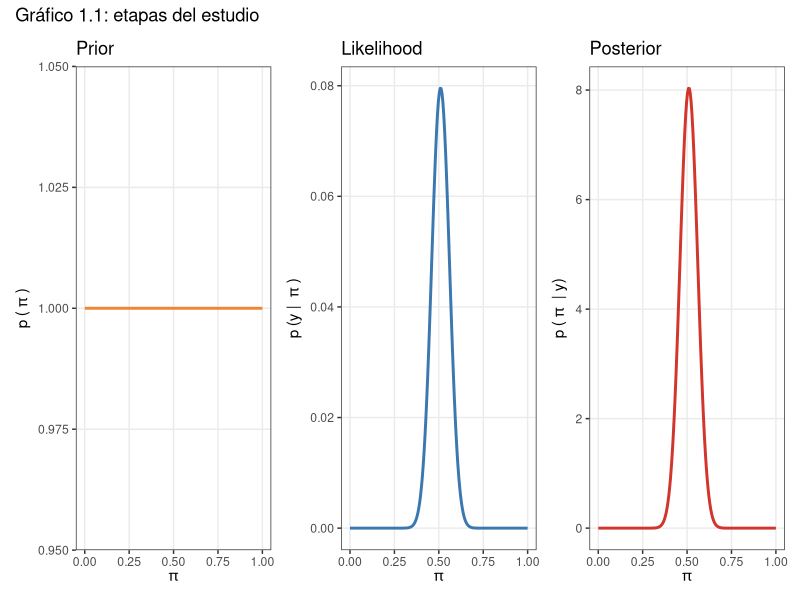
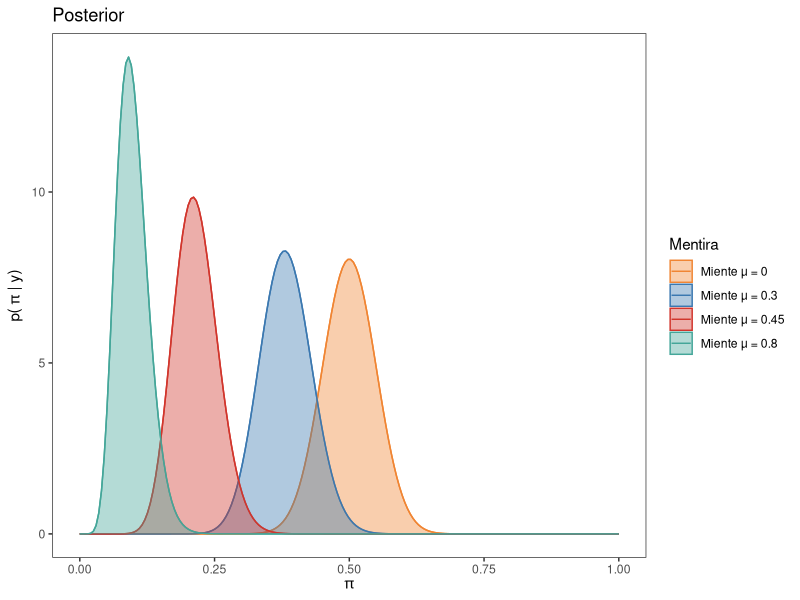
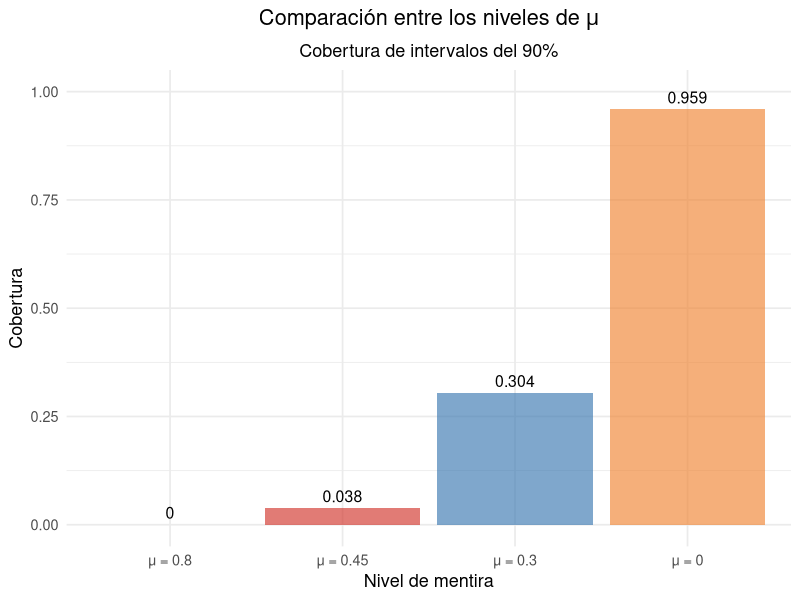
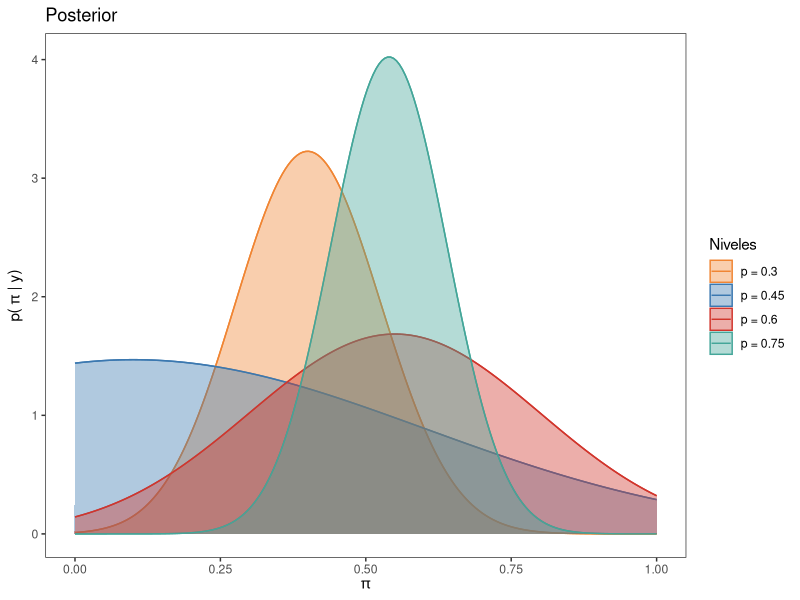
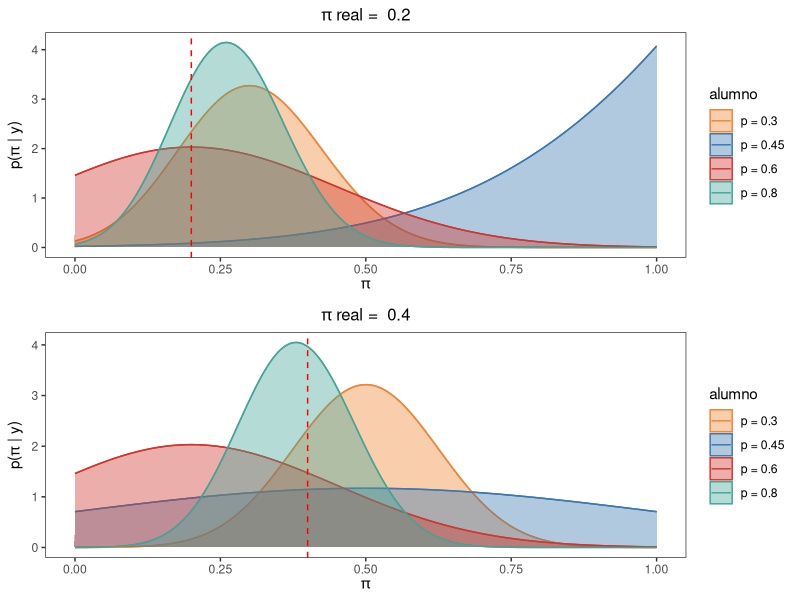
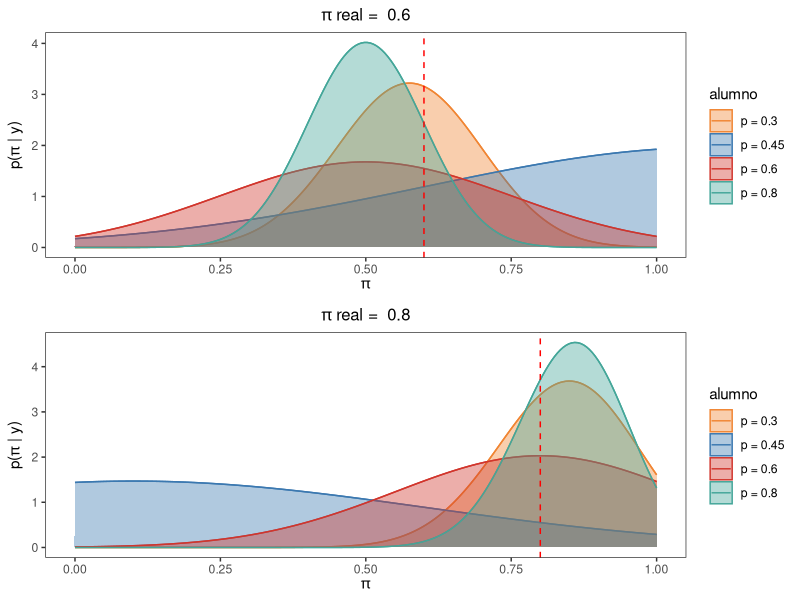
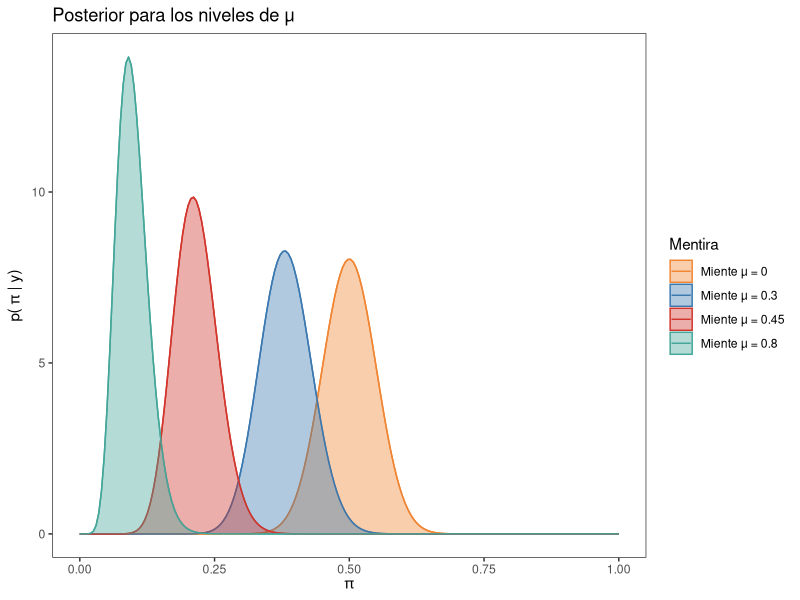
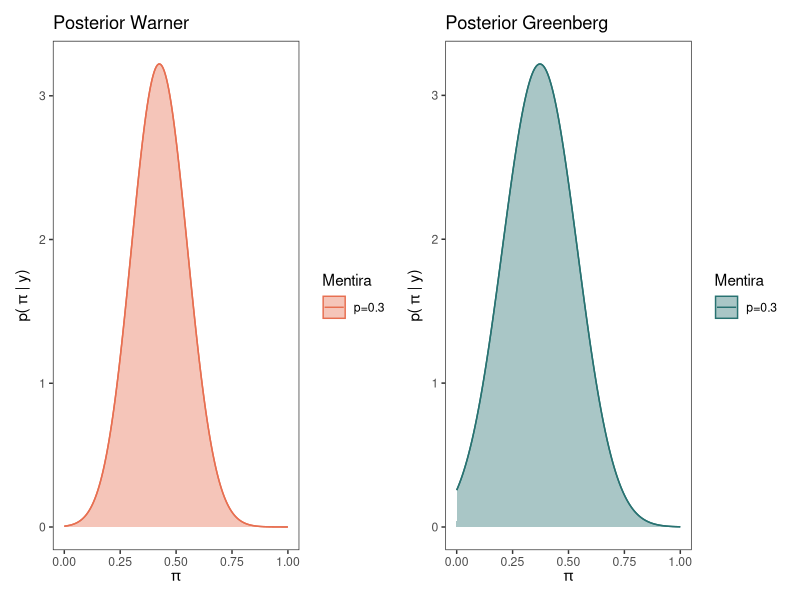

Here is the R script that generated these plots, in order:
## ---- chunk 1
library(sampling)
library(tidyverse)
library(patchwork)
library(ggplot2)
library(patchwork)
library(tibble)
library(cowplot)

# Semilla para control de repeticiones
set.seed(1998)

# Poblacion de tamaño N = 1000 para muestras de tamaño n = 100
N <- 1000
apuesta <- c(rep(1, 400), rep(0, 600))

# Data frame de la poblacion
poblacion <- data.frame(estudiante = seq(1:N), apuesta = sample(apuesta) )

## ---- chunk 2

colores <- c("#f08533", "#3b78b0", "#d1352c" , "#44A699")
pi_grid <- seq(0, 1, length.out = 200)

# Obtener prior
prior <- dbeta(pi_grid, 1, 1)


# Graficar prior
plt_prior <- data.frame(x = pi_grid, y = prior) |>
  ggplot() +
  geom_line(aes(x = x, y = y), color = colores[1], linewidth = 1) +
  ggtitle("Prior") +
  labs(
    x = expression(pi),
    y = expression(p ~ "(" ~ pi ~ ")")
  ) +
  theme_bw() +
  theme(panel.grid.minor = element_blank())

## ---- chunk 3
# Creaciones de las muestra de tamaño n = 100

muestra <- data.frame(apuesta = sample(poblacion$apuesta, 100, replace = T))

n <- length(muestra$apuesta)
apuestan <- sum(muestra)

# n = 100
# apuestan = 40
# Calcular verosimilitud para cada valor de "pi"
likelihood <- dbinom(apuestan, n, pi_grid)

# Graficar verosimilitud
plt_likelihood <- data.frame(x = pi_grid, y = likelihood) |>
  ggplot() +
  geom_line(aes(x = x, y = y), color = colores[2], linewidth = 1) +
  ggtitle("Likelihood") +
  labs(
    x = expression(pi),
    y = expression(p ~ "(y | " ~ pi ~ ")")
  ) +
  theme_bw() +
  theme(panel.grid.minor = element_blank())

## ---- chunk 4
# Obtener posterior
posterior <- dbeta(pi_grid, 1 + apuestan, 1 + n - apuestan)

# Graficar posterior
plt_posterior <- data.frame(x = pi_grid, y = posterior) |>
  ggplot() +
  geom_line(aes(x = x, y = y), color = colores[3], linewidth = 1) +
  labs(
    x = expression(pi),
    y = expression(p ~ "(" ~ pi ~ " | y)")
  ) +
  ggtitle("Posterior") +
  theme_bw() +
  theme(panel.grid.minor = element_blank())

# Concatenar graficos
combined_plot <- (plt_prior | plt_likelihood | plt_posterior) +
  plot_annotation(
    title = "Gráfico 1.1: etapas del estudio"
  )

# Mostrar en pantalla
print(combined_plot)
## ---- chunk 5
set.seed(1998)

#Muestra base para los 6 procedimientos
apuesta_b <- sample(poblacion$apuesta, n, replace = T)



#Procedimiento sin mentira, con mentira de nivel mu (bajo, medio ,alto)
muestra_mu <- function(mu, a_prior, b_prior, apuesta_b){
  muestras <- list()
  post_m <- list()
  
  for(i in 1:length(mu)) {
    muestra <- data.frame(apuesta =  ifelse(apuesta_b == 1 ,ifelse(runif(sum(apuesta_b)) < mu[i], 0 ,1),0))
    muestras[[length(muestras) + 1]] <- muestra$apuesta
    post_m[[length(post_m) + 1]] <- dbeta(pi_grid, a_prior + sum(muestra$apuesta), b_prior + n - sum(muestra$apuesta) )
  }
  return(post_m)
}

#Guardo la lista que devuelve la función para poder graficar
post_mu <- muestra_mu(c(0, 0.3, 0.45, 0.8), 1, 1, apuesta_b)

# Crear un data.frame
datos <- data.frame(
  p = rep(pi_grid, times = 4),
  posterior = c(post_mu[[1]], post_mu[[2]], post_mu[[3]], post_mu[[4]]),
  Mentira = rep(c("Miente μ = 0","Miente μ = 0.3", "Miente μ = 0.45", "Miente μ = 0.8"), each = 200))

# Crear el grafico con ggplot2 con los siguientes mapeos
ggplot(datos, aes(x = p, y = posterior, color = Mentira)) +
  geom_line() +
  geom_area(aes(fill = Mentira), alpha = 0.4, position = "identity") +
  ggtitle("Posterior") +
  scale_color_manual(values = colores) +
  scale_fill_manual(values = colores) +
  labs(x = expression(pi), y = expression("p(" ~ pi ~ "| y)")) +
  theme_bw() +
  theme(
    panel.grid.major = element_blank(),
    panel.grid.minor = element_blank(),
  )

## ---- chunk 6
set.seed(1998)

int_m_0 <- matrix(NA, nrow = 1000, ncol = 2)
int_m_1 <- matrix(NA, nrow = 1000, ncol = 2)
int_m_2 <- matrix(NA, nrow = 1000, ncol = 2)
int_m_3 <- matrix(NA, nrow = 1000, ncol = 2)

for (i in 1:1000) {
  ma_0 <- data.frame(alumno = 1:n, apuesta = sample(poblacion$apuesta, 100, replace = T))
  
  apuesta_1 <- sample(poblacion$apuesta, 100, replace = T)
  
  ma_1 <- data.frame(alumno = 1:n, apuesta =  ifelse(apuesta_1 == 1 ,ifelse(runif(sum(apuesta_1)) < 0.3, 0 ,1),0))
  
  apuesta_2 <- sample(poblacion$apuesta, 100, replace = T)
  
  ma_2 <- data.frame(alumno = 1:n, apuesta =  ifelse(apuesta_2 == 1 ,ifelse(runif(sum(apuesta_2)) < 0.45, 0 ,1),0))
  
  apuesta_3 <- sample(poblacion$apuesta, 100, replace = T)
  
  ma_3 <- data.frame(alumno = 1:n, apuesta =  ifelse(apuesta_3 == 1 ,ifelse(runif(sum(apuesta_3)) < 0.8, 0 ,1),0))
  
  int_m_0[i, ] <- qbeta(c(0.025, 0.975), 1 + sum(ma_0$apuesta), 1 + n - sum(ma_0$apuesta))
  int_m_1[i, ] <- qbeta(c(0.025, 0.975), 1 + sum(ma_1$apuesta), 1 + n - sum(ma_1$apuesta))
  int_m_2[i, ] <- qbeta(c(0.025, 0.975), 1 + sum(ma_2$apuesta), 1 + n - sum(ma_2$apuesta))
  int_m_3[i, ] <- qbeta(c(0.025, 0.975), 1 + sum(ma_3$apuesta), 1 + n - sum(ma_3$apuesta))
}

# Ver cuántos intervalos cubren el valor 0.4
cubre_0 <- (int_m_0[,1] <= 0.4) & (int_m_0[,2] >= 0.4)
cubre_1 <- (int_m_1[,1] <= 0.4) & (int_m_1[,2] >= 0.4)
cubre_2 <- (int_m_2[,1] <= 0.4) & (int_m_2[,2] >= 0.4)
cubre_3 <- (int_m_3[,1] <= 0.4) & (int_m_3[,2] >= 0.4)

# Proporción de intervalos que lo cubren
Niv_mentira <- tibble(
  Método = c("μ = 0", "μ = 0.3", "μ = 0.45", "μ = 0.8"),
  Cobertura = c(mean(cubre_0), mean(cubre_1), mean(cubre_2), mean(cubre_3))
  )

ggplot(Niv_mentira, aes(x = reorder(Método, Cobertura), y = Cobertura)) +
  geom_col(fill = colores, alpha = 0.65) +
  geom_text(aes(label = round(Cobertura, 3)), vjust = -0.5, size = 4) +
  labs(
    title = expression("Comparación entre los niveles de " * mu),
    subtitle = "Cobertura de intervalos del 90%",
    x = "Nivel de mentira",
    y = "Cobertura"
  ) +
  ylim(0, 1) +
  theme_minimal(base_size = 13) +
  theme(
    plot.title = element_text(hjust = 0.5),
    plot.subtitle = element_text(hjust = 0.5)
  )



## ---- chunk 7
set.seed(1998)

#método warner
#Definimos una función para evaluar distintos caso de p con un prior uniforme
muestra_war <- function(p, apuesta_b){
  # Hacemos función para lambda_w
  lambda_w <- function(p, pi_a = 0.4){return(pi_a*p + (1-p)*(1-pi_a))}
  
  # Lista para guardar los resultados
  resultados_w <- list()
  
  #lista para guardar posterior warner
  posterior_w <- list()
  
  y <- numeric(4)
  for (i in 1:length(p)) {
    # Generar la pregunta con p unos y el resto ceros
    pregunta <- sample(c(rep(1, (p[i]*100)), rep(0, n - (p[i]*100))), n, replace = TRUE)
    
    # Generar la respuesta según la lógica dada
    respuesta <- ifelse(pregunta == 0, ifelse(apuesta_b == 1, 0, 1), apuesta_b)
    
    # Crear el tibble para este p y agregarlo a la lista
    resultados_w[[length(resultados_w) + 1]] <- tibble(muestra_base = apuesta_b,
                                                       pregunta = pregunta,
                                                       respuesta = respuesta,
                                                       p_valor = p[i])
    
    #convierto a data frame
    datos_w <- as.data.frame(resultados_w[[i]])
    
    # Hacer el posterior exacto a partir de la muestra
    y[i] <- sum(datos_w$respuesta)
    # Establecemos el numerador donde lambda toma valores para p y posibles val de pi
    num_w <- (lambda_w(p[i], pi_grid) ^ y[i])*((1-lambda_w(p[i], pi_grid)) ^ (n - y[i]))* (1 - 2 * p[i])
    
    # paso 5: denominador que salio de consulta
    denom_w <- (pbeta(1 - p[i], y[i] + 1, n - y[i] + 1) * beta(y[i] + 1, n - y[i] + 1)) - (pbeta(p[i] ,y[i] +1,n-y[i] +1)*beta(y[i] +1, n-y[i] +1))
    
    # paso 6: posterior
    posterior_w[[length(posterior_w) + 1]] <- num_w / denom_w
    
  }
  return(posterior_w)
}
posterior_w <- muestra_war(c(0.3, 0.45, 0.6, 0.75), apuesta_b)

# Crear un data.frame
datos <- data.frame(
  p = rep(pi_grid, times = 4),
  posterior = c(posterior_w[[1]], posterior_w[[2]], posterior_w[[3]], posterior_w[[4]]),
  Niveles = rep(c("p = 0.3","p = 0.45", "p = 0.6", "p = 0.75"), each = 200))

# Crear el grafico con ggplot2 con los siguientes mapeos
ggplot(datos, aes(x = p, y = posterior, color = Niveles)) +
  geom_line() +
  geom_area(aes(fill = Niveles), alpha = 0.4, position = "identity") +
  ggtitle("Posterior") +
  scale_color_manual(values = colores) +
  scale_fill_manual(values = colores) +
  labs(x = expression(pi), y = expression("p(" ~ pi ~ "| y)")) +
  theme_bw() +
  theme(
    panel.grid.major = element_blank(),
    panel.grid.minor = element_blank(),
  )



## ---- chunk 8
set.seed(2198)

# Poblacion de tamaño N = 1000 para muestras de tamaño n = 100
N <- 1000

# paso 1: establecemos los diferentes p
p <- c(0.3, 0.45, 0.6, 0.75)

# paso 2: hacemos función para lambda 
lambda <- function(p, pi_a = 0.4){
return(pi_a*p + (1-p)*(1-pi_a))
}

graficos_post <- list()

# Establece tamano muestra
n <- 100

# Establece las diferentes posiciones
pos <- c(30, 45, 60, 80)

pi_pos <- c(200, 400, 600, 800)

pi_line <- c(0.2, 0.4, 0.6, 0.8)
line <- 0

for (j in pi_pos) {
  line <- line + 1
  apuesta_pi <- c(rep(1, j), rep(0, N - j))
  # Data frame de la poblacion
  poblacion_pi <- data.frame(estudiante = seq(1:N), apuesta = sample(apuesta_pi) )

  # Establece la muestra base que parte desde la poblacion
  muestra_base_pi <- sample(poblacion_pi$apuesta, n, replace = TRUE)

  # Lista para guardar los resultados
  resultados <- list()

  for (i in pos) {
    # Generar la pregunta con p unos y el resto ceros
    apuesta <- c(rep(1, i), rep(0, n - i))
    pregunta <- sample(apuesta, n, replace = TRUE)
  
    # Generar la respuesta según la lógica dada
    respuesta <- ifelse(pregunta == 0, ifelse(muestra_base_pi == 1, 0, 1), muestra_base_pi)
  
    # Crear el tibble para este p
    df <- tibble(
    muestra_base = muestra_base_pi,
    pregunta = pregunta,
    respuesta = respuesta,
    p_valor = i
    )
  
    # Agregarlo a la lista
    resultados[[length(resultados) + 1]] <- df
  }

  # Unir todos los data frames
  tabla_final <- bind_rows(resultados)

  # Ver resultado
  #print(tabla_final)

  # Ver las respuestas para diferente posiciones
  y_p <- tabla_final %>% 
    group_by(p_valor) %>% 
   summarise(sum(respuesta))

  # Cambia el tipo de variable de las respuestas para que tome las pbeta y beta
  y <- c(as.numeric(y_p[1,2]),
        as.numeric(y_p[2,2]),
        as.numeric(y_p[3,2]),
        as.numeric(y_p[4,2]))

  # Lista para el posterior
  post_7 <- list()
  post_n7 <- c("p = 0.3", "p = 0.45", "p = 0.6", "p = 0.8")

  # Hacer el posterior a partir de la muestra
  for (i in 1:4) {
    # paso 4: establecemos un numerador donde lambda toma valores para p y posibles val de pi
    num_6 <- (lambda(p[i],pi_grid)^y[i])*((1-lambda(p[i],pi_grid))^(n-y[i]))* (1-2*p[i])
  
    # paso 5: denominador que salio de consulta
    denom_6 <- (pbeta(1 - p[i],y[i]+1,n-y[i]+1)*beta(y[i]+1,n-y[i]+1)) - (pbeta(p[i],y[i]+1,n-y[i]+1)*beta(y[i]+1,n-y[i]+1))
  
    # paso 6: posterior
    posterior_6 <- num_6 / denom_6
  
    post_7[[post_n7[i]]] <- posterior_6
  }

  # Crear un data.frame
  datos <- data.frame(
    p = rep(pi_grid, times = 4),
    posterior = c(post_7[[1]], post_7[[2]], post_7[[3]], post_7[[4]]),
    alumno = rep(c("p = 0.3","p = 0.45", "p = 0.6", "p = 0.8"), each = 200))

  # Crear el gráfico con ggplot2 con los siguientes mapeos
  titulo_grafico <- bquote(pi ~ "real = " ~ .(pi_line[line]))
  
  graficos_post[[line]] <- ggplot(datos, aes(x = p, y = posterior, color = alumno)) +
    geom_line() +
    geom_area(aes(fill = alumno), alpha = 0.4, position = "identity") +
    scale_color_manual(values = colores) +
    scale_fill_manual(values = colores) +
    labs(
      x = expression(pi),
      y = expression(paste("p(", pi, " | y)")),
      title = titulo_grafico
    ) +
    theme_bw() +
    theme(panel.grid = element_blank()) +
    geom_vline(xintercept = pi_line[line], linetype = "dashed", color = "red", size = 0.5) +
    theme(plot.title = element_text(hjust = 0.5, size = 12, face = "bold"))



}
## ---- chunk 9

# Concatenar graficos
# Cargar si no lo hiciste
library(gridExtra)

# Primer par
grid.arrange(graficos_post[[1]], graficos_post[[2]], nrow = 2)

# Segundo par
grid.arrange(graficos_post[[3]], graficos_post[[4]], nrow = 2)

## ---- chunk 10
#función del posterior para un prior no necesariamente uniforme

posterior_war <- function(pi, p, a, b){
  # Establecemos la función lambda del método warner
  lambda_W <- function(p, pi_a){return(pi_a*p + (1-p)*(1-pi_a))}
  # Simulamos una muestra de respuestas afirmativas con el parametro lambda_w
  y <- rbinom(1,100,lambda(p, pi))
  # Construimos el numerador del posterior aproximado
  num <- dbeta(pi_grid, a, b) * dbinom(y, 100, lambda(p, pi_grid))
  # Construimos el denominador del posterior aproximado
  delta <- diff(pi_grid)[1] 
  denom <- sum(num) * delta
  # Obtenemos el Posterior exacto
  posterior <- num / denom
  return(posterior)
}

## ---- chunk 11
# función del posterior para un prior no necesariamente uniforme con el método Greenberg

posterior_green <- function(pi, p, a, b, pi_b = 7/12){
  # Establecemos la función lambda con la probabilidad conocida pi_b = 7/12
  lambda_g <- function(p, pi_a){return(pi_a*p + pi_b*(1-p))}
  # Simulamos una muestra de respuestas afirmativas con el parametro lambda_g
  y <- rbinom(1,100,lambda_g(p, pi))
  # Construimos el numerador del posterior aproximado
  num <- dbeta(pi_grid, a, b) * dbinom(y, 100, lambda(p, pi_grid))
  # Construimos el denominador del posterior aproximado
  delta <- diff(pi_grid)[1] 
  denom <- sum(num) * delta
  # Obtenemos el Posterior exacto
  posterior <- num / denom
  return(posterior)
}

## ---- chunk 12
set.seed(1998)

#Muestra base para los 6 procedimientos
apuesta_b <- sample(poblacion$apuesta, n, replace = T)

#Procedimiento sin mentira, con mentira de nivel mu (bajo, medio ,alto)
#Guardo la lista que devuelve la función para poder graficar
post_mu <- muestra_mu(c(0, 0.3, 0.45, 0.8), 1, 1, apuesta_b)

  # Crear un data.frame
  datos <- data.frame(
    p = rep(pi_grid, times = 4),
    posterior = c(post_mu[[1]], post_mu[[2]], post_mu[[3]], post_mu[[4]]),
    Mentira = rep(c("Miente μ = 0","Miente μ = 0.3", "Miente μ = 0.45", "Miente μ = 0.8"), each = 200))
  
  # Crear el grafico con ggplot2 con los siguientes mapeos
  ggplot(datos, aes(x = p, y = posterior, color = Mentira)) +
    geom_line() +
    geom_area(aes(fill = Mentira), alpha = 0.4, position = "identity") +
    ggtitle("Posterior para los niveles de μ") +
    scale_color_manual(values = colores) +
    scale_fill_manual(values = colores) +
    labs(x = expression(pi), y = expression("p(" ~ pi ~ "| y)")) +
    theme_bw() +
    theme(
      panel.grid.major = element_blank(),
      panel.grid.minor = element_blank(),
    )

## ---- chunk 13
set.seed(2198)
#método warner
#Guardo la lista que devuelve la función para poder graficar
posterior_w <- muestra_war(0.3, apuesta_b)

  datos_warner <- data.frame(
    p = rep(pi_grid, times = length(posterior_w)),
    posterior = c(posterior_w[[1]]),
    Mentira = rep(c("p=0.3"), each = 200))
  
  # Crear el grafico con ggplot2 con los siguientes mapeos
  post_w <- ggplot(datos_warner, aes(x = p, y = posterior, color = Mentira)) +
    geom_line() +
    geom_area(aes(fill = Mentira), alpha = 0.4, position = "identity") +
    ggtitle("Posterior Warner") +
    scale_color_manual(values = "#E76F51") +
    scale_fill_manual(values = "#E76F51") +
    labs(x = expression(pi), y = expression("p(" ~ pi ~ "| y)")) +
    theme_bw() +
    theme(
      panel.grid.major = element_blank(),
      panel.grid.minor = element_blank(),
    )

#método Greenberg
#Definimos una función para evaluar distintos caso de p con un prior uniforme
muestra_green <- function(p, apuesta_b){
  # Hacemos función para lambda_w
  lambda_g <- function(p, pi_a = 0.4){return(pi_a*p + (7/12)*(1-p))}
  
  # Lista para guardar los resultados
  resultados_g <- list()
  
  #lista para guardar posterior warner
  posterior_g <- list()
  
  y <- numeric(4)
  for (i in 1:length(p)) {
    # Generar la pregunta con p unos y el resto ceros
    pregunta <- sample(c(rep(1, (p[i]*100)), rep(0, n - (p[i]*100))), n, replace = TRUE)
    
    # Generar la respuesta según la lógica dada
    respuesta <- ifelse(pregunta == 0, ifelse(apuesta_b == 1, 0, 1), apuesta_b)
    
    # Crear el tibble para este p y agregarlo a la lista
    resultados_g[[length(resultados_g) + 1]] <- tibble(muestra_base = apuesta_b,
                                                       pregunta = pregunta,
                                                       respuesta = respuesta,
                                                       p_valor = p[i])
    
    #convierto a data frame
    datos_g <- as.data.frame(resultados_g[[i]])
    
    # Hacer el posterior exacto a partir de la muestra
    y[i] <- sum(datos_g$respuesta)
    # Establecemos el numerador donde lambda toma valores para p y posibles val de pi
    num_g <- (lambda_g(p[i], pi_grid) ^ y[i])*((1-lambda_g(p[i], pi_grid)) ^ (n - y[i]))* (1 - 2 * p[i])
    
    # paso 5: denominador que salio de consulta
    denom_g <- (pbeta(1 - p[i], y[i] + 1, n - y[i] + 1) * beta(y[i] + 1, n - y[i] + 1)) - (pbeta(p[i] ,y[i] +1,n-y[i] +1)*beta(y[i] +1, n-y[i] +1))
    
    # paso 6: posterior
    posterior_g[[length(posterior_g) + 1]] <- num_g / denom_g
    
  }
  return(posterior_g)
}
#Guardo la lista que devuelve la función para poder graficar
posterior_g <- muestra_green(0.3, apuesta_b)

  datos_green <- data.frame(
    p = rep(pi_grid, times = length(posterior_g)),
    posterior = c(posterior_g[[1]]),
    Mentira = rep(c("p=0.3"), each = 200))
  
  # Crear el grafico con ggplot2 con los siguientes mapeos
  post_g <-ggplot(datos_green, aes(x = p, y = posterior, color = Mentira)) +
    geom_line() +
    geom_area(aes(fill = Mentira), alpha = 0.4, position = "identity") +
    ggtitle("Posterior Greenberg") +
    scale_color_manual(values = "#287271") +
    scale_fill_manual(values = "#287271") +
    labs(x = expression(pi), y = expression("p(" ~ pi ~ "| y)")) +
    theme_bw() +
    theme(
      panel.grid.major = element_blank(),
      panel.grid.minor = element_blank(),
    )
  
# Concatenar graficos
post_w | post_g
## ---- chunk 14
set.seed(1998)

#Muestra base para los 6 procedimientos con mil simulaciones

int_m_0 <- matrix(NA, nrow = 1000, ncol = 2)
int_m_1 <- matrix(NA, nrow = 1000, ncol = 2)
int_m_2 <- matrix(NA, nrow = 1000, ncol = 2)
int_m_3 <- matrix(NA, nrow = 1000, ncol = 2)
int_w <- matrix(NA, nrow = 1000, ncol = 2)
int_g <- matrix(NA, nrow = 1000, ncol = 2)


for (i in 1:1000) {
  apuesta_b <- sample(poblacion$apuesta, n, replace = T)
  
  #Procedimiento sin mentira, con mentira de nivel mu (bajo, medio ,alto)
  post_m <- muestra_mu(c(0, 0.3, 0.45, 0.8), 1, 1, apuesta_b) #devuelve una lista con cada posterior segun mu
  
  #Procedimiento del método Warner con p = 0.3
  posterior_w <- muestra_war(0.3, apuesta_b) #devuelve una lista con el posterior warner
  
  #método Greenberg
  posterior_g <- muestra_green(0.3, apuesta_b) #devuelve una lista con el posterior Greenberg
  
  # 1. Normalizamos:
  dens_m_0 <- post_m[[1]] / sum(post_m[[1]])
  dens_m_1 <- post_m[[2]] / sum(post_m[[2]])
  dens_m_2 <- post_m[[3]] / sum(post_m[[3]])
  dens_m_3 <- post_m[[4]] / sum(post_m[[4]])
  dens_w <- posterior_w[[1]] / sum(posterior_w[[1]])
  dens_g <- posterior_g[[1]] / sum(posterior_g[[1]])
  
  # 2. Calcula la función de distribución acumulada (CDF):
  cdf_m_0 <- cumsum(dens_m_0)
  cdf_m_1 <- cumsum(dens_m_1)
  cdf_m_2 <- cumsum(dens_m_2)
  cdf_m_3 <- cumsum(dens_m_3)
  cdf_w <- cumsum(dens_w)
  cdf_g <- cumsum(dens_g)
  

  # 3. intervalos del 90%
  int_m_0[i, ] <- c(pi_grid[which.min(abs(cdf_m_0 - 0.05))], pi_grid[which.min(abs(cdf_m_0 - 0.95))])
  int_m_1[i, ] <- c(pi_grid[which.min(abs(cdf_m_1 - 0.05))], pi_grid[which.min(abs(cdf_m_1 - 0.95))])
  int_m_2[i, ] <- c(pi_grid[which.min(abs(cdf_m_2 - 0.05))], pi_grid[which.min(abs(cdf_m_2 - 0.95))])
  int_m_3[i, ] <- c(pi_grid[which.min(abs(cdf_m_3 - 0.05))], pi_grid[which.min(abs(cdf_m_3 - 0.95))])
  
  int_w[i, ] <- c(pi_grid[which.min(abs(cdf_w - 0.05))], pi_grid[which.min(abs(cdf_w - 0.95))])
  int_g[i, ] <- c(pi_grid[which.min(abs(cdf_g - 0.05))], pi_grid[which.min(abs(cdf_g - 0.95))])
  
}

# Ver cuántos intervalos cubren el valor 0.4
cubre_0 <- (int_m_0[,1] <= 0.4) & (int_m_0[,2] >= 0.4)
cubre_1 <- (int_m_1[,1] <= 0.4) & (int_m_1[,2] >= 0.4)
cubre_2 <- (int_m_2[,1] <= 0.4) & (int_m_2[,2] >= 0.4)
cubre_3 <- (int_m_3[,1] <= 0.4) & (int_m_3[,2] >= 0.4)
cubre_w <- (int_w[,1] <= 0.4) & (int_w[,2] >= 0.4)
cubre_g <- (int_g[,1] <= 0.4) & (int_g[,2] >= 0.4)

# Proporción de intervalos que lo cubren
resultados <- tibble(
  Método = factor(
    c("μ = 0", "μ = 0.3", "μ = 0.45", "μ = 0.8", "Warner", "Greenberg"),
    levels = c("μ = 0", "μ = 0.3", "μ = 0.45", "μ = 0.8", "Warner", "Greenberg")
  ),
  Cobertura = c(mean(cubre_0), mean(cubre_1), mean(cubre_2), mean(cubre_3), 
                mean(cubre_w), mean(cubre_g))
)


ggplot(resultados, aes(x = Método, y = Cobertura)) +
  geom_col(fill = c("#f08533", "#3b78b0", "#d1352c" , "#44A699","#E76F51", "#287271"), alpha = 0.65) +
  geom_text(aes(label = round(Cobertura, 3)), vjust = -0.5, size = 4) +
  labs(
    title = expression("Comparación entre los distintos métodos "),
    subtitle = "Cobertura de intervalos del 90%",
    x = "Método",
    y = "Cobertura"
  ) +
  ylim(0, 1) +
  theme_minimal(base_size = 13)+
  theme(
    plot.title = element_text(hjust = 0.5),
    plot.subtitle = element_text(hjust = 0.5)
  )
